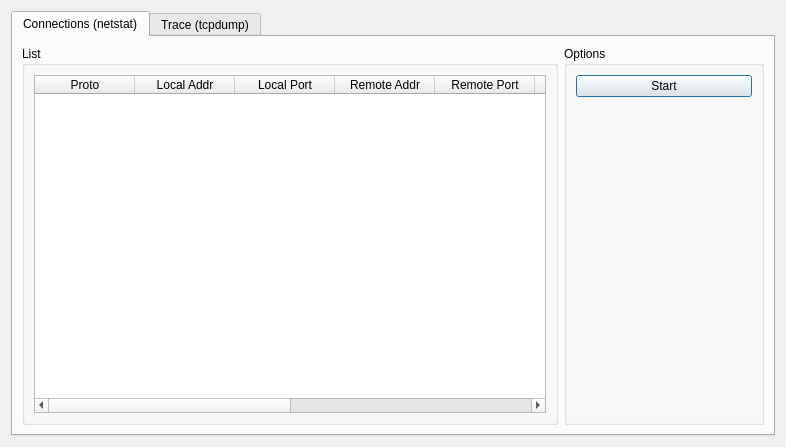
<?xml version="1.0" encoding="UTF-8"?>
<ui version="4.0">
 <class>DialogConnections</class>
 <widget class="QDialog" name="DialogConnections">
  <property name="geometry">
   <rect>
    <x>0</x>
    <y>0</y>
    <width>786</width>
    <height>447</height>
   </rect>
  </property>
  <property name="windowTitle">
   <string>Connections</string>
  </property>
  <layout class="QHBoxLayout" name="horizontalLayout_2">
   <item>
    <widget class="QTabWidget" name="tabWidget">
     <property name="currentIndex">
      <number>0</number>
     </property>
     <widget class="QWidget" name="tab_1">
      <attribute name="title">
       <string>Connections (netstat)</string>
      </attribute>
      <layout class="QHBoxLayout" name="horizontalLayout_3">
       <item>
        <layout class="QHBoxLayout" name="horizontalLayout">
         <item>
          <widget class="QGroupBox" name="groupBox">
           <property name="title">
            <string>List</string>
           </property>
           <layout class="QVBoxLayout" name="verticalLayout_3">
            <item>
             <widget class="QTableWidget" name="tableWidget">
              <property name="autoScroll">
               <bool>false</bool>
              </property>
              <property name="editTriggers">
               <set>QAbstractItemView::NoEditTriggers</set>
              </property>
              <property name="showDropIndicator" stdset="0">
               <bool>false</bool>
              </property>
              <property name="dragDropOverwriteMode">
               <bool>false</bool>
              </property>
              <property name="selectionBehavior">
               <enum>QAbstractItemView::SelectRows</enum>
              </property>
              <property name="sortingEnabled">
               <bool>true</bool>
              </property>
              <column>
               <property name="text">
                <string>Proto</string>
               </property>
              </column>
              <column>
               <property name="text">
                <string>Local Addr</string>
               </property>
              </column>
              <column>
               <property name="text">
                <string>Local Port</string>
               </property>
              </column>
              <column>
               <property name="text">
                <string>Remote Addr</string>
               </property>
              </column>
              <column>
               <property name="text">
                <string>Remote Port</string>
               </property>
              </column>
              <column>
               <property name="text">
                <string>State</string>
               </property>
              </column>
              <column>
               <property name="text">
                <string>PID</string>
               </property>
              </column>
              <column>
               <property name="text">
                <string>Application</string>
               </property>
              </column>
              <column>
               <property name="text">
                <string>SHA256</string>
               </property>
              </column>
              <column>
               <property name="text">
                <string>Last</string>
               </property>
              </column>
             </widget>
            </item>
           </layout>
          </widget>
         </item>
         <item>
          <widget class="QGroupBox" name="groupBox_2">
           <property name="minimumSize">
            <size>
             <width>200</width>
             <height>0</height>
            </size>
           </property>
           <property name="maximumSize">
            <size>
             <width>200</width>
             <height>16777215</height>
            </size>
           </property>
           <property name="title">
            <string>Options</string>
           </property>
           <layout class="QVBoxLayout" name="verticalLayout_2">
            <item>
             <layout class="QVBoxLayout" name="verticalLayout">
              <item>
               <widget class="QPushButton" name="pushButton_start_netstat">
                <property name="text">
                 <string>Start</string>
                </property>
               </widget>
              </item>
              <item>
               <spacer name="verticalSpacer">
                <property name="orientation">
                 <enum>Qt::Vertical</enum>
                </property>
                <property name="sizeHint" stdset="0">
                 <size>
                  <width>20</width>
                  <height>40</height>
                 </size>
                </property>
               </spacer>
              </item>
             </layout>
            </item>
           </layout>
          </widget>
         </item>
        </layout>
       </item>
      </layout>
     </widget>
     <widget class="QWidget" name="tab_2">
      <attribute name="title">
       <string>Trace (tcpdump)</string>
      </attribute>
      <layout class="QHBoxLayout" name="horizontalLayout_5">
       <item>
        <layout class="QHBoxLayout" name="horizontalLayout_4">
         <item>
          <widget class="QGroupBox" name="groupBox_3">
           <property name="title">
            <string>List</string>
           </property>
           <layout class="QVBoxLayout" name="verticalLayout_4">
            <item>
             <widget class="QTableWidget" name="tableWidget_2">
              <property name="editTriggers">
               <set>QAbstractItemView::NoEditTriggers</set>
              </property>
              <property name="selectionBehavior">
               <enum>QAbstractItemView::SelectRows</enum>
              </property>
              <column>
               <property name="text">
                <string>Last</string>
               </property>
              </column>
              <column>
               <property name="text">
                <string>Proto</string>
               </property>
              </column>
              <column>
               <property name="text">
                <string>Local Address</string>
               </property>
              </column>
              <column>
               <property name="text">
                <string>Local Port</string>
               </property>
              </column>
              <column>
               <property name="text">
                <string>Remote Address</string>
               </property>
              </column>
              <column>
               <property name="text">
                <string>Remote Port</string>
               </property>
              </column>
              <column>
               <property name="text">
                <string>Total</string>
               </property>
              </column>
             </widget>
            </item>
           </layout>
          </widget>
         </item>
         <item>
          <widget class="QGroupBox" name="groupBox_4">
           <property name="minimumSize">
            <size>
             <width>200</width>
             <height>0</height>
            </size>
           </property>
           <property name="maximumSize">
            <size>
             <width>200</width>
             <height>16777215</height>
            </size>
           </property>
           <property name="title">
            <string>Options</string>
           </property>
           <layout class="QVBoxLayout" name="verticalLayout_5">
            <item>
             <layout class="QVBoxLayout" name="verticalLayout_6">
              <item>
               <widget class="QPushButton" name="pushButton_start_tcpdump">
                <property name="text">
                 <string>Start</string>
                </property>
               </widget>
              </item>
              <item>
               <spacer name="verticalSpacer_2">
                <property name="orientation">
                 <enum>Qt::Vertical</enum>
                </property>
                <property name="sizeHint" stdset="0">
                 <size>
                  <width>20</width>
                  <height>40</height>
                 </size>
                </property>
               </spacer>
              </item>
             </layout>
            </item>
           </layout>
          </widget>
         </item>
        </layout>
       </item>
      </layout>
     </widget>
    </widget>
   </item>
  </layout>
 </widget>
 <tabstops>
  <tabstop>tabWidget</tabstop>
  <tabstop>pushButton_start_netstat</tabstop>
  <tabstop>tableWidget</tabstop>
  <tabstop>pushButton_start_tcpdump</tabstop>
  <tabstop>tableWidget_2</tabstop>
 </tabstops>
 <resources/>
 <connections/>
</ui>
